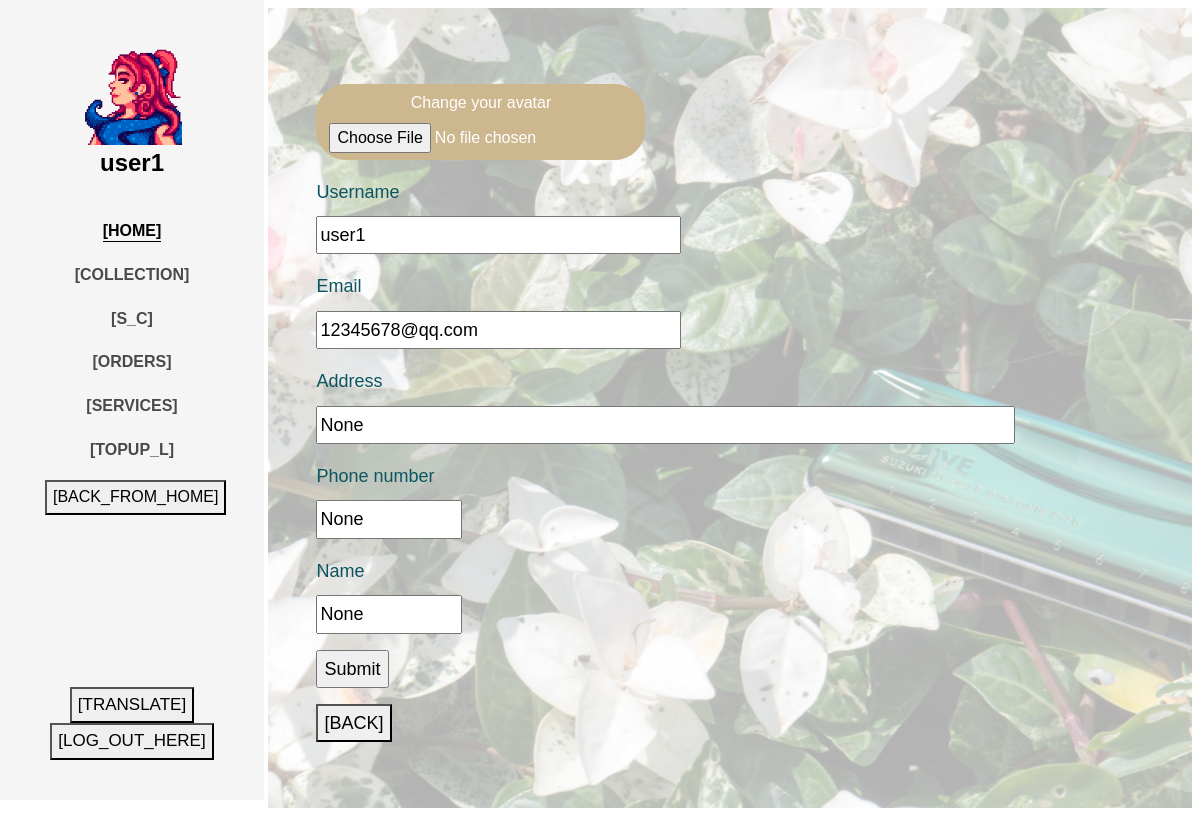
/modify (signed in), run on an earlier commit of the app's database.
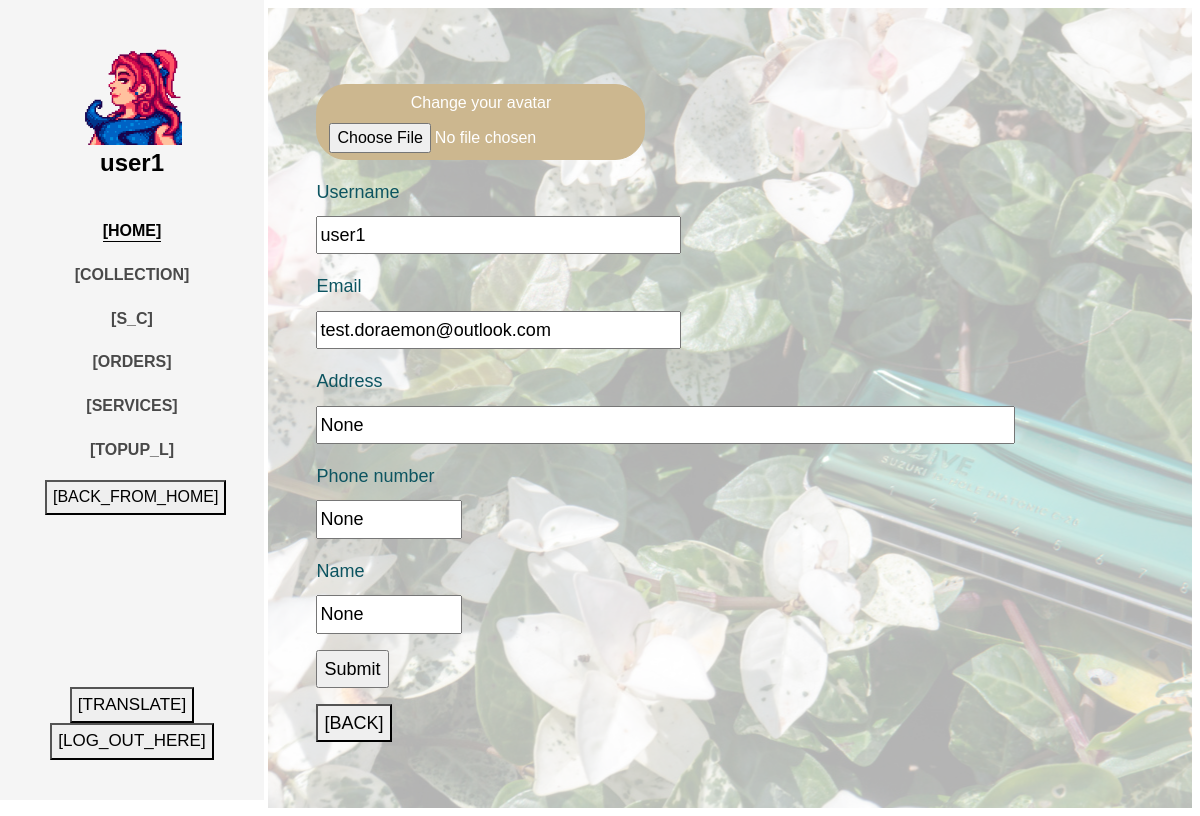
And on a later commit of the database.
### app/models.py (models this page shows, shortened)
class User(db.Model):
    __tablename__ = "user"
    __table_args__ = {'extend_existing': True}
    id = db.Column(db.Integer, primary_key=True)
    user_name = db.Column(db.String(32), unique=True, nullable=False)
    password_hash = db.Column(db.String(64), nullable=False)
    email = db.Column(db.String(64), nullable=False)
    register_time = db.Column(db.DateTime, default=datetime.now)
    gender = db.Column(db.String(10), nullable=True)
    icon = db.Column(db.String(128), default='default.jpeg')
    introduction = db.Column(db.String(64), nullable=True)
    authority = db.Column(db.Integer, default=0, nullable=False)
    money = db.Column(db.Integer, default=0, nullable=False)
    new_time = db.Column(db.DateTime, nullable=True)
    count = db.Column(db.Integer, default=0)
    situation = db.Column(db.Boolean, nullable=True)
    messages = db.relationship('Mess', back_populates='author', cascade='all')
    ban = db.Column(db.Boolean, default=False)

### app/routes.py (the view, shortened to what this page needs)
@app.route('/modify', methods=['GET', 'POST'])
def modify():
    user = User.query.filter(User.user_name == session.get('USERNAME')).first()
    if (user.ban == 1):
        if session.get('lang') == 'zh_CN':
            flash('用户被禁用')
        else:
            flash('The user has been disabled')
        return redirect(url_for('log_out'))
    user_icon = setIcon()
    authority = session.get('authority')
    profile = Profile.query.filter(Profile.user_id == user.id).first()
    form = UpdateForm()
    ava_dir = Config.AVA_UPLOAD_DIR
    return render_template('modify.html', islogin=islogined(), user=user, icon=user_icon, profile=profile, form=form,
                           authority=authority)

### app/forms.py
class UpdateForm(FlaskForm):
	avatar = FileField('Change your avatar', validators = [FileAllowed(['jpg','jpeg','png'], 'Only pictures please')])
	username = StringField('Username', validators=[DataRequired()])
	email = StringField('Email', validators=[DataRequired(),Regexp(regex='^\w+((-\w+)|(\.\w+))*\@[A-Za-z0-9]+((\.|-)[A-Za-z0-9]+)*\.[A-Za-z0-9]+$')])
	address = StringField('Address')
	phone_num = StringField('Phone number')
	name = StringField('Name')
	submit = SubmitField('Submit')

### app/functions.py (called while the page is built)
def islogined():
    if session.get('USERNAME'):
        return True
    else:
        return False

### app/routes.py (called while the page is built)
def setIcon():
    if islogined():
        user = User.query.filter(User.user_name == session.get('USERNAME')).first()
        user_icon = user.icon
        if user_icon != None:
            icon = user.icon
            user_icon = url_for('static', filename='uploaded_AVA/' + icon)
        else:
            user_icon = 'NULL'
    else:
        user_icon = 'NULL'
    return user_icon

### app/templates/modify.html (shortened to what the changed rows need)
<!DOCTYPE html>
<html lang="en">
  <head>
    <link rel="stylesheet" href="../static/css/open-iconic-bootstrap.min.css">
    <link rel="stylesheet" href="../static/css/animate.css">
    <link rel="stylesheet" href="../static/css/owl.carousel.min.css">
    <link rel="stylesheet" href="../static/css/owl.theme.default.min.css">
    <link rel="stylesheet" href="../static/css/magnific-popup.css">
    <link rel="stylesheet" href="../static/css/aos.css">
    <link rel="stylesheet" href="../static/css/ionicons.min.css">
    <link rel="stylesheet" href="../static/css/bootstrap-datepicker.css">
    <link rel="stylesheet" href="../static/css/jquery.timepicker.css">
    <link rel="stylesheet" href="../static/css/flaticon.css">
    <link rel="stylesheet" href="../static/css/icomoon.css">
    <link rel="stylesheet" href="../static/css/style-per.css">
  </head>
  <body>
	<div id="colorlib-page">
		<aside id="colorlib-aside" role="complementary" class="js-fullheight text-center">
			<h1 id="colorlib-logo"><a href="home">
                <span>
                    {% if icon == "NULL" %}
                        <img src='{{ avatars.default(size='l') }}' alt="" width=100 height=100>
                    {% else %}
                        <img src='{{ icon }}' alt="" width=100 height=100>
                    {% endif %}
            </span><br>
                {{user.user_name}}</a></h1>
		</aside>
        <div id="colorlib-main">
			<section class="ftco-section-no-padding bg-light">
				<div class="hero-wrap">
                <div class="back">
                <div class="back-color">
					<div class="d-flex align-items-center js-fullheight">
						<div class="author-info text p-3 p-md-5">
							<div class="desc">
                            <div id="modify">
                                <form action="" method="post" enctype="multipart/form-data" novalidate>
                                <p>
                                    {{ form.email.label }}<br>
                                    {{ form.email(size=32,value=user.email) }}
                                </p>
                            </form>
	                        </div>
                            </div>
						</div>
					</div>
                </div>
				</div>
            </div>
			</section>
		</div>
    </div>
  </body>
</html>

What changed in the data, as far as the page shows it:
changed User "user1": email "12345678@qq.com" → "test.doraemon@outlook.com"
